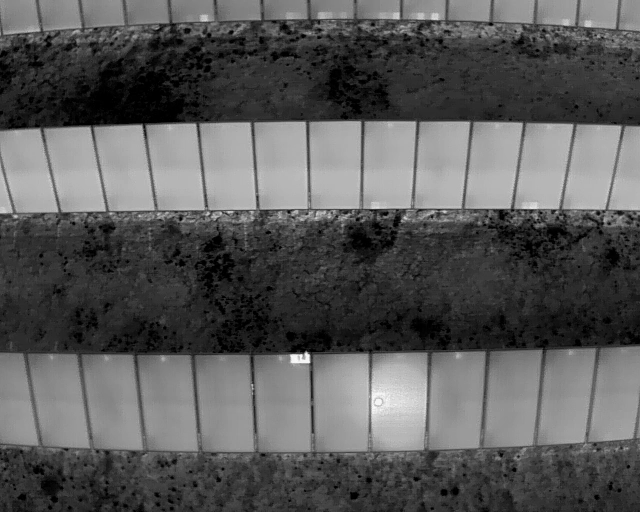
//> input picture IQ/0001.png, 640 x 512 px
$ ./houghpiterativefirst   (built with g++ and OpenCV 4)
//> lines starting //> are read from the running program, lines starting //| are printed output that depends on the picture; after the words box and inside, x2 and y2 are one past the last pixel; in counts of white or black regions, pixels touching at a corner belong together
#include <iostream>
#include <vector>

#include <opencv2/core.hpp>
#include <opencv2/highgui.hpp>
#include <opencv2/imgproc.hpp>

using namespace std;
using namespace cv;


int main() {

    Mat inimg,imgsrc,detectimgsrc,detectimgsrcP, detectimgsrcPgray;

    imgsrc= imread("/home/learn/Documents/cv/practice/projects/HoughP/0001.png");
//> imgsrc is the input picture: 512 rows x 640 cols, CV_8UC3; min 0, max 253, mean 89.2

    cout << imgsrc.type() << endl;
//| 16
    cout << imgsrc.channels() << endl;
//| 3

    cvtColor(imgsrc, imgsrc, COLOR_BGR2GRAY);
//> imgsrc: 512 rows x 640 cols, CV_8UC1

    cout << imgsrc.type() << endl;
//| 0
    cout << imgsrc.channels() << endl;
//| 1


    threshold(imgsrc,imgsrc,0,255,THRESH_BINARY|THRESH_OTSU);
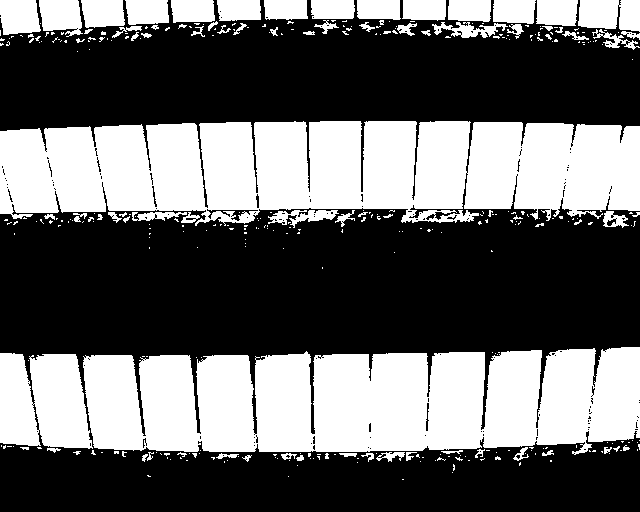
//> imgsrc: 512 rows x 640 cols, CV_8UC1; 40.6% white; 370 white regions (293 under 20 px), largest, box (x1, y1, x2, y2) and area: (0, 121, 640, 226) 55010, (83, 347, 640, 455) 50526, (0, 353, 93, 449) 7482


    // [9 lines of commented-out code are left out]

    imgsrc.copyTo(detectimgsrcP);

    // Probabilistic Line Transform
    Canny(imgsrc, detectimgsrcP, 110, 220, 3, true);
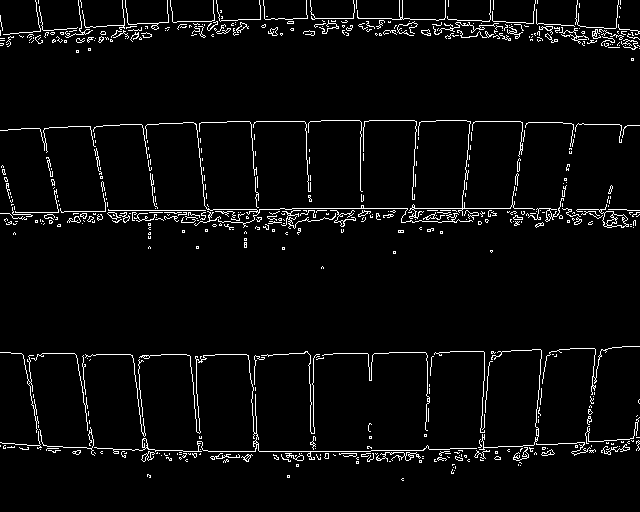
//> detectimgsrcP: 512 rows x 640 cols, CV_8UC1; 4% white in thin lines or dots

    imshow("Edge Detection P", detectimgsrcP);
    waitKey(0);
     // [7 lines of commented-out code are left out]


    vector<Vec4i> linesP;         // will hold the results of the detection
    vector<Vec4i> linesPagain;
    vector<Vec4i> linesPagainagain;


    double t = (double)getTickCount();
    HoughLinesP(detectimgsrcP, linesP, 1, CV_PI / 360, 20 ,10, 7);
//> linesP = 535 lines (x1, y1, x2, y2), first 8: [114, 451, 124, 451], [402, 216, 455, 217], [280, 208, 567, 208], [371, 450, 423, 450], [293, 210, 336, 210], [245, 121, 301, 121], [83, 447, 112, 448], [546, 214, 558, 214]
    t = ((double)getTickCount() - t)/getTickFrequency();

    //imshow("After HoughP and before line drawing", detectimgsrcP);
    //waitKey(0);

    //imwrite ("/home/learn/Documents/cv/practice/projects/HoughP/hpResult2_180_50_20_10_After HoughP and before line drawing.png", detectimgsrcP);


    cout << t << endl;
    // [6 lines of commented-out code are left out]

    cout << linesP.size() << endl;
//| 535

    cvtColor(detectimgsrcP, detectimgsrcP, COLOR_GRAY2BGR);
//> detectimgsrcP: 512 rows x 640 cols, CV_8UC3; 4% white in thin lines or dots

    //cout << detectimgsrcP.type() << endl;
    //cout << detectimgsrcP.channels() << endl;


    // Draw the lines
    for (size_t i = 0; i < linesP.size(); i++)
    {
        Vec4i l = linesP[i];
        line(detectimgsrcP, Point(l[0], l[1]), Point(l[2], l[3]), Scalar(0, 0, 255), 1, LINE_AA);
    }
//> this loop made 535 passes
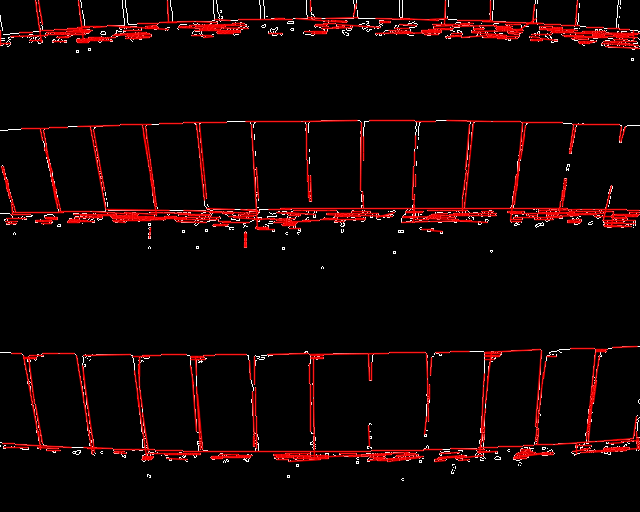
//> detectimgsrcP: 512 rows x 640 cols, CV_8UC3; mean B, G, R 3.9, 3.9, 17.7

    cvtColor(detectimgsrcP, detectimgsrcP, COLOR_BGR2GRAY);
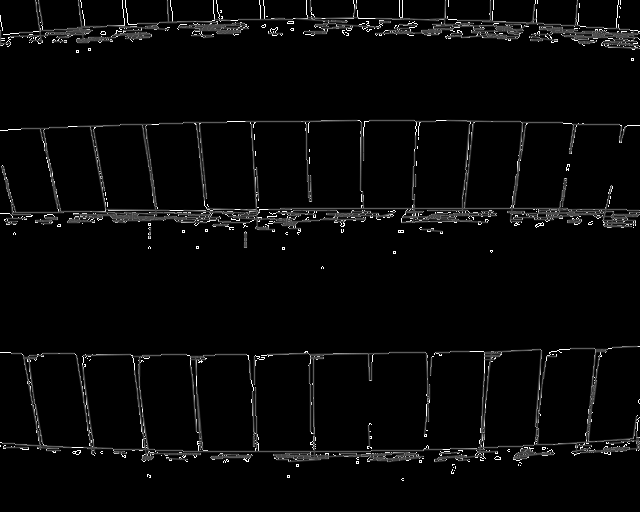
//> detectimgsrcP: 512 rows x 640 cols, CV_8UC1; min 0, max 255, mean 8

    //imshow("Line Detection P", detectimgsrcP);
    //imwrite ("/home/learn/Documents/cv/practice/projects/HoughP/hpResult1_180_20_10_5.png", detectimgsrcP);

    HoughLinesP(detectimgsrcP, linesPagain, 1, CV_PI / 180, 20,10, 7);
//> linesPagain = 679 lines (x1, y1, x2, y2), first 8: [402, 216, 496, 214], [270, 213, 315, 213], [83, 446, 262, 452], [507, 212, 639, 210], [456, 449, 639, 440], [273, 455, 423, 455], [562, 35, 637, 36], [307, 217, 392, 217]

    cout << linesPagain.size() << endl;
//| 679


    cvtColor(detectimgsrcP, detectimgsrcP, COLOR_GRAY2BGR);
//> detectimgsrcP: 512 rows x 640 cols, CV_8UC3


    for (size_t i = 0; i < linesPagain.size(); i++)
    {
        Vec4i l = linesPagain[i];
        line(detectimgsrcP, Point(l[0], l[1]), Point(l[2], l[3]), Scalar(0, 0, 255), 1, LINE_AA);
    }
//> this loop made 679 passes
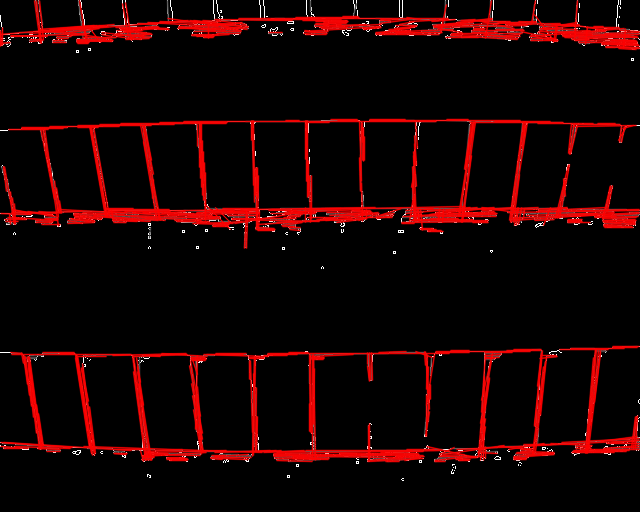
//> detectimgsrcP: 512 rows x 640 cols, CV_8UC3; mean B, G, R 2.4, 2.4, 26


    // imshow("Line Detection P", detectimgsrcP);
    // imwrite ("/home/learn/Documents/cv/practice/projects/HoughP/hpResult1_180_20_10_7.png", detectimgsrcP);

    // HOUGH P FOR THE THIRD TIME

    cvtColor(detectimgsrcP, detectimgsrcP, COLOR_BGR2GRAY);
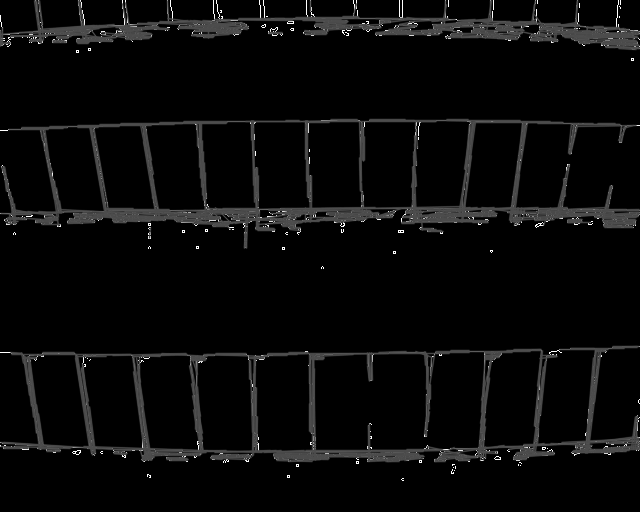
//> detectimgsrcP: 512 rows x 640 cols, CV_8UC1; min 0, max 255, mean 9.5

//     //imshow("Line Detection P", detectimgsrcP);


    HoughLinesP(detectimgsrcP, linesPagainagain, 1, CV_PI / 180, 20 ,10, 7);
//> linesPagainagain = 625 lines (x1, y1, x2, y2), first 8: [404, 214, 497, 212], [507, 213, 639, 208], [49, 125, 359, 120], [4, 219, 102, 219], [73, 214, 516, 206], [108, 450, 425, 456], [73, 215, 260, 215], [87, 449, 226, 449]

    cout << linesPagainagain.size() << endl;
//| 625

    cvtColor(detectimgsrcP, detectimgsrcP, COLOR_GRAY2BGR);
//> detectimgsrcP: 512 rows x 640 cols, CV_8UC3

    for (size_t i = 0; i < linesPagainagain.size(); i++)
    {
        Vec4i l = linesPagainagain[i];
        line(detectimgsrcP, Point(l[0], l[1]), Point(l[2], l[3]), Scalar(0, 0, 255), 1, LINE_AA);
    }
//> this loop made 625 passes
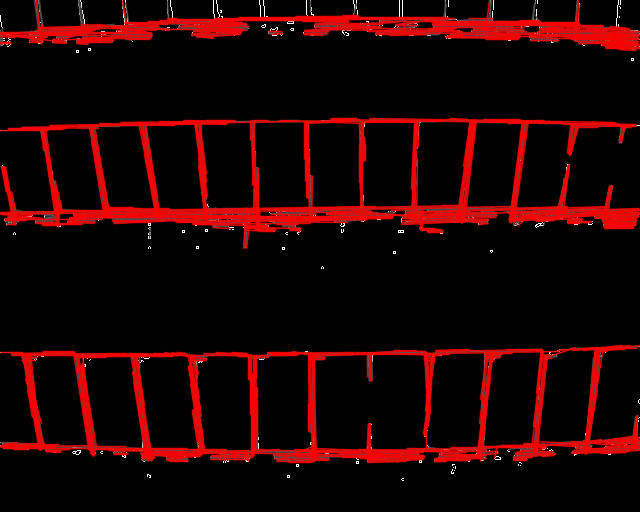
//> detectimgsrcP: 512 rows x 640 cols, CV_8UC3; mean B, G, R 2.5, 2.5, 32.2


    // [14 lines of commented-out code are left out]

    imshow("Line Detection P after morphological ops", detectimgsrcP);
    imwrite ("/home/learn/Documents/cv/practice/projects/HoughP/hpResult1_360_180_20_10_7_otsu.png", detectimgsrcP);

    waitKey(0);


// [48 lines of commented-out code are left out]


}

$ run again, with IQ/0002.jpeg saved as IQ/0001.png
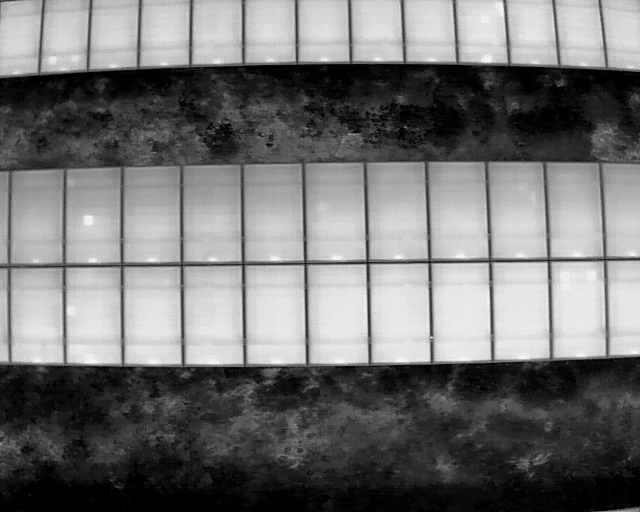
//> input picture IQ/0002.jpeg, 640 x 512 px
//> imgsrc is the input picture: 512 rows x 640 cols, CV_8UC3; min 0, max 249, mean 115.2
//| 16
//| 3
//| 0
//| 1
//> `threshold(imgsrc,imgsrc,0,255,THRESH_BINARY|THRESH_OTSU);`:
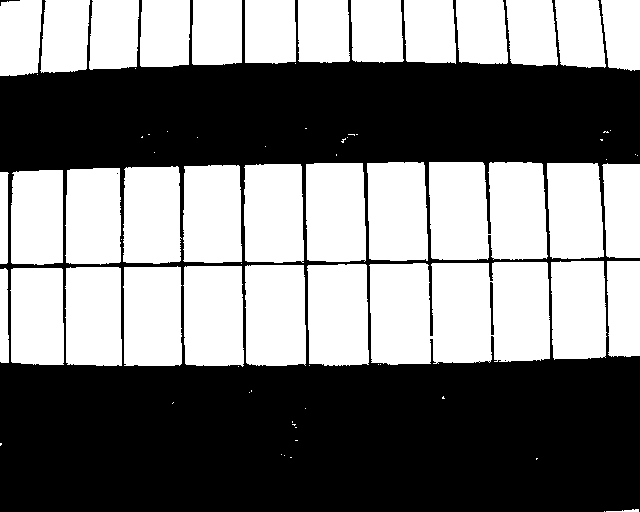
//> imgsrc: 512 rows x 640 cols, CV_8UC1; 48.3% white; 77 white regions (42 under 20 px), largest, box (x1, y1, x2, y2) and area: (369, 262, 550, 365) 17262, (429, 162, 548, 260) 10900, (245, 265, 306, 366) 5969
//> linesP = 177 lines (x1, y1, x2, y2), first 8: [110, 262, 151, 262], [414, 363, 544, 359], [424, 62, 534, 64], [224, 261, 272, 261], [333, 61, 423, 61], [246, 164, 264, 164], [123, 339, 123, 182], [14, 267, 251, 265]
//| 177
//> the loop `for (size_t i = 0; i < linesP.size(); i++)` made 177 passes
//> linesPagain = 293 lines (x1, y1, x2, y2), first 8: [487, 260, 639, 257], [325, 262, 495, 262], [320, 261, 639, 256], [403, 162, 482, 161], [377, 364, 438, 364], [240, 263, 432, 263], [491, 359, 613, 357], [75, 167, 435, 161]
//| 293
//> the loop `for (size_t i = 0; i < linesPagain.size(); i++)` made 293 passes
//> linesPagainagain = 349 lines (x1, y1, x2, y2), first 8: [24, 364, 439, 364], [1, 269, 639, 258], [0, 268, 639, 257], [363, 363, 463, 363], [39, 168, 482, 160], [14, 170, 225, 166], [0, 267, 639, 256], [130, 65, 429, 60]
//| 349
//> the loop `for (size_t i = 0; i < linesPagainagain.size(); i++)` made 349 passes
//> after the loop `for (size_t i = 0; i < linesPagainagain.size(); i++)`:
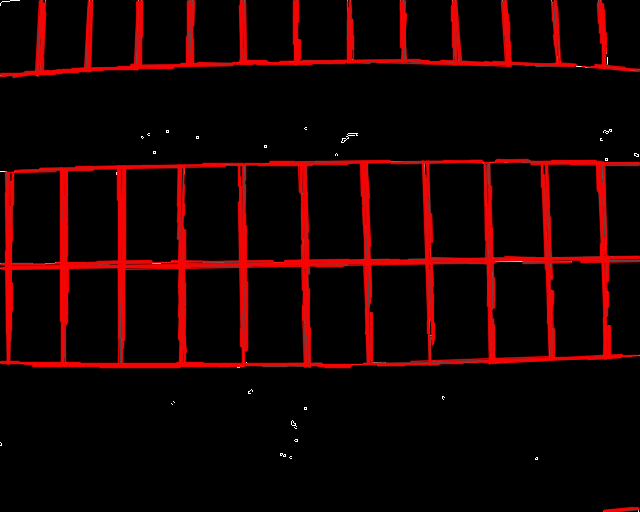
//> detectimgsrcP: 512 rows x 640 cols, CV_8UC3; mean B, G, R 1.2, 1.2, 23.6
